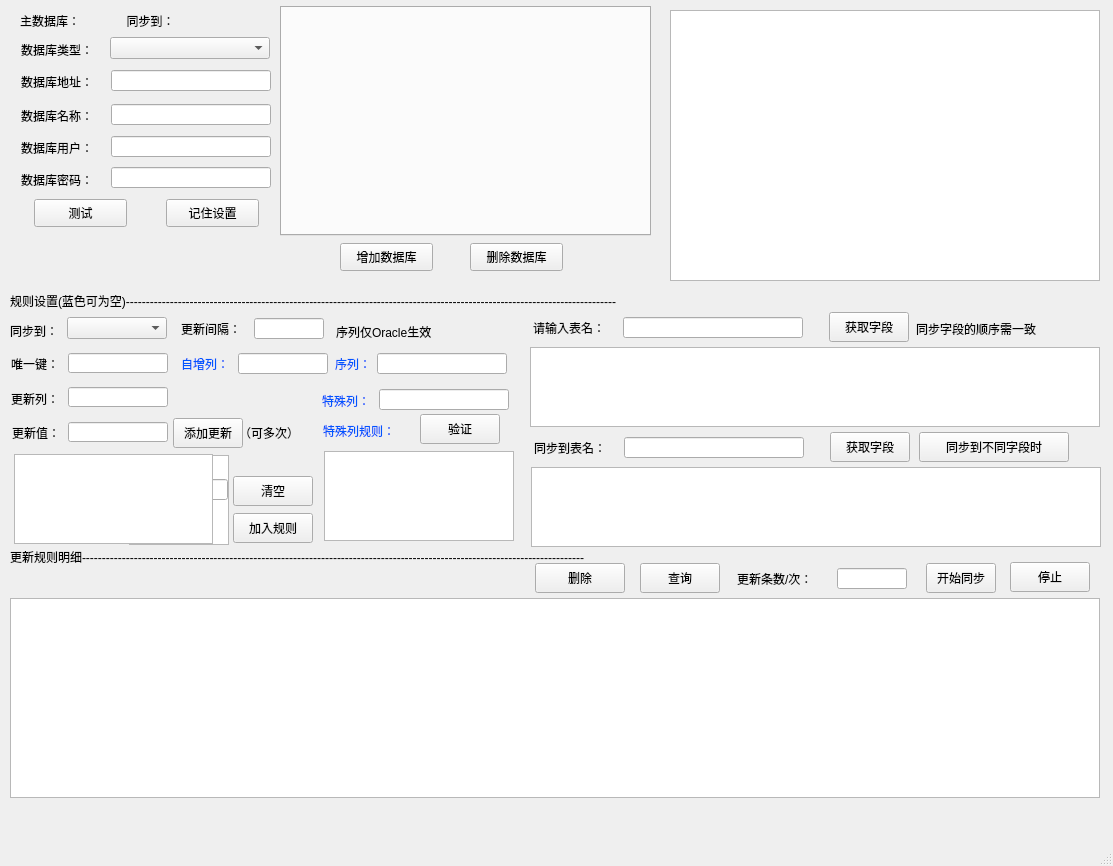
<?xml version="1.0" encoding="UTF-8"?>
<ui version="4.0">
 <class>MainWindow</class>
 <widget class="QMainWindow" name="MainWindow">
  <property name="geometry">
   <rect>
    <x>0</x>
    <y>0</y>
    <width>1113</width>
    <height>866</height>
   </rect>
  </property>
  <property name="sizePolicy">
   <sizepolicy hsizetype="Fixed" vsizetype="Fixed">
    <horstretch>0</horstretch>
    <verstretch>0</verstretch>
   </sizepolicy>
  </property>
  <property name="windowTitle">
   <string>同步V1.0</string>
  </property>
  <widget class="QWidget" name="centralwidget">
   <property name="autoFillBackground">
    <bool>false</bool>
   </property>
   <widget class="QWidget" name="widget" native="true">
    <property name="geometry">
     <rect>
      <x>10</x>
      <y>0</y>
      <width>651</width>
      <height>281</height>
     </rect>
    </property>
    <widget class="QLabel" name="label">
     <property name="geometry">
      <rect>
       <x>11</x>
       <y>39</y>
       <width>85</width>
       <height>21</height>
      </rect>
     </property>
     <property name="text">
      <string>数据库类型：</string>
     </property>
    </widget>
    <widget class="QComboBox" name="cbbDatebase">
     <property name="geometry">
      <rect>
       <x>100</x>
       <y>37</y>
       <width>160</width>
       <height>22</height>
      </rect>
     </property>
    </widget>
    <widget class="QPushButton" name="Btn_Test">
     <property name="geometry">
      <rect>
       <x>24</x>
       <y>199</y>
       <width>93</width>
       <height>28</height>
      </rect>
     </property>
     <property name="text">
      <string>测试</string>
     </property>
    </widget>
    <widget class="QLabel" name="label_2">
     <property name="geometry">
      <rect>
       <x>11</x>
       <y>71</y>
       <width>85</width>
       <height>21</height>
      </rect>
     </property>
     <property name="text">
      <string>数据库地址：</string>
     </property>
    </widget>
    <widget class="QLabel" name="label_3">
     <property name="geometry">
      <rect>
       <x>11</x>
       <y>105</y>
       <width>85</width>
       <height>21</height>
      </rect>
     </property>
     <property name="text">
      <string>数据库名称：</string>
     </property>
    </widget>
    <widget class="QLabel" name="label_4">
     <property name="geometry">
      <rect>
       <x>11</x>
       <y>137</y>
       <width>85</width>
       <height>21</height>
      </rect>
     </property>
     <property name="text">
      <string>数据库用户：</string>
     </property>
    </widget>
    <widget class="QLabel" name="label_5">
     <property name="geometry">
      <rect>
       <x>11</x>
       <y>169</y>
       <width>85</width>
       <height>21</height>
      </rect>
     </property>
     <property name="text">
      <string>数据库密码：</string>
     </property>
    </widget>
    <widget class="QLineEdit" name="ET_ip">
     <property name="geometry">
      <rect>
       <x>101</x>
       <y>70</y>
       <width>160</width>
       <height>21</height>
      </rect>
     </property>
    </widget>
    <widget class="QLineEdit" name="ET_DbName">
     <property name="geometry">
      <rect>
       <x>101</x>
       <y>104</y>
       <width>160</width>
       <height>21</height>
      </rect>
     </property>
    </widget>
    <widget class="QLineEdit" name="ET_User">
     <property name="geometry">
      <rect>
       <x>101</x>
       <y>136</y>
       <width>160</width>
       <height>21</height>
      </rect>
     </property>
    </widget>
    <widget class="QLineEdit" name="ET_PassWord">
     <property name="geometry">
      <rect>
       <x>101</x>
       <y>167</y>
       <width>160</width>
       <height>21</height>
      </rect>
     </property>
     <property name="echoMode">
      <enum>QLineEdit::Password</enum>
     </property>
    </widget>
    <widget class="QPushButton" name="Btn_Save">
     <property name="geometry">
      <rect>
       <x>156</x>
       <y>199</y>
       <width>93</width>
       <height>28</height>
      </rect>
     </property>
     <property name="text">
      <string>记住设置</string>
     </property>
    </widget>
    <widget class="QTabWidget" name="tab_BD">
     <property name="geometry">
      <rect>
       <x>270</x>
       <y>6</y>
       <width>371</width>
       <height>230</height>
      </rect>
     </property>
     <property name="currentIndex">
      <number>-1</number>
     </property>
    </widget>
    <widget class="QLabel" name="label_6">
     <property name="geometry">
      <rect>
       <x>10</x>
       <y>10</y>
       <width>251</width>
       <height>21</height>
      </rect>
     </property>
     <property name="text">
      <string>主数据库：              同步到：</string>
     </property>
    </widget>
    <widget class="QPushButton" name="Btn_AddDB">
     <property name="geometry">
      <rect>
       <x>330</x>
       <y>243</y>
       <width>93</width>
       <height>28</height>
      </rect>
     </property>
     <property name="text">
      <string>增加数据库</string>
     </property>
    </widget>
    <widget class="QPushButton" name="Btn_DelDB">
     <property name="geometry">
      <rect>
       <x>460</x>
       <y>243</y>
       <width>93</width>
       <height>28</height>
      </rect>
     </property>
     <property name="text">
      <string>删除数据库</string>
     </property>
    </widget>
   </widget>
   <widget class="QLabel" name="label_7">
    <property name="geometry">
     <rect>
      <x>10</x>
      <y>290</y>
      <width>1090</width>
      <height>21</height>
     </rect>
    </property>
    <property name="text">
     <string>规则设置(蓝色可为空)---------------------------------------------------------------------------------------------------------------------------</string>
    </property>
   </widget>
   <widget class="QLabel" name="label_8">
    <property name="geometry">
     <rect>
      <x>10</x>
      <y>320</y>
      <width>60</width>
      <height>21</height>
     </rect>
    </property>
    <property name="text">
     <string>同步到：</string>
    </property>
   </widget>
   <widget class="QComboBox" name="cbbDbInfoList">
    <property name="geometry">
     <rect>
      <x>67</x>
      <y>317</y>
      <width>100</width>
      <height>22</height>
     </rect>
    </property>
   </widget>
   <widget class="QLabel" name="label_9">
    <property name="geometry">
     <rect>
      <x>533</x>
      <y>317</y>
      <width>91</width>
      <height>21</height>
     </rect>
    </property>
    <property name="text">
     <string>请输入表名：</string>
    </property>
   </widget>
   <widget class="QLineEdit" name="ET_table">
    <property name="geometry">
     <rect>
      <x>623</x>
      <y>317</y>
      <width>180</width>
      <height>21</height>
     </rect>
    </property>
   </widget>
   <widget class="QLabel" name="label_10">
    <property name="geometry">
     <rect>
      <x>11</x>
      <y>388</y>
      <width>61</width>
      <height>21</height>
     </rect>
    </property>
    <property name="text">
     <string>更新列：</string>
    </property>
   </widget>
   <widget class="QComboBox" name="cbbTransfield">
    <property name="geometry">
     <rect>
      <x>550</x>
      <y>380</y>
      <width>160</width>
      <height>21</height>
     </rect>
    </property>
   </widget>
   <widget class="QTextEdit" name="ET_SQL">
    <property name="geometry">
     <rect>
      <x>129</x>
      <y>455</y>
      <width>100</width>
      <height>90</height>
     </rect>
    </property>
    <property name="html">
     <string>&lt;!DOCTYPE HTML PUBLIC &quot;-//W3C//DTD HTML 4.0//EN&quot; &quot;http://www.w3.org/TR/REC-html40/strict.dtd&quot;&gt;
&lt;html&gt;&lt;head&gt;&lt;meta name=&quot;qrichtext&quot; content=&quot;1&quot; /&gt;&lt;style type=&quot;text/css&quot;&gt;
p, li { white-space: pre-wrap; }
&lt;/style&gt;&lt;/head&gt;&lt;body style=&quot; font-family:'SimSun'; font-size:9pt; font-weight:400; font-style:normal;&quot;&gt;
&lt;p style=&quot;-qt-paragraph-type:empty; margin-top:0px; margin-bottom:0px; margin-left:0px; margin-right:0px; -qt-block-indent:0; text-indent:0px;&quot;&gt;&lt;br /&gt;&lt;/p&gt;&lt;/body&gt;&lt;/html&gt;</string>
    </property>
   </widget>
   <widget class="QLineEdit" name="ET_UpdateName">
    <property name="geometry">
     <rect>
      <x>68</x>
      <y>387</y>
      <width>100</width>
      <height>20</height>
     </rect>
    </property>
   </widget>
   <widget class="QPushButton" name="btn_AddSQL">
    <property name="geometry">
     <rect>
      <x>173</x>
      <y>418</y>
      <width>70</width>
      <height>30</height>
     </rect>
    </property>
    <property name="text">
     <string>添加更新</string>
    </property>
   </widget>
   <widget class="QTextEdit" name="ET_operatorText">
    <property name="geometry">
     <rect>
      <x>670</x>
      <y>10</y>
      <width>430</width>
      <height>271</height>
     </rect>
    </property>
   </widget>
   <widget class="QLabel" name="label_11">
    <property name="geometry">
     <rect>
      <x>12</x>
      <y>422</y>
      <width>60</width>
      <height>21</height>
     </rect>
    </property>
    <property name="text">
     <string>更新值：</string>
    </property>
   </widget>
   <widget class="QLineEdit" name="ET_UpdateValue">
    <property name="geometry">
     <rect>
      <x>68</x>
      <y>422</y>
      <width>100</width>
      <height>20</height>
     </rect>
    </property>
   </widget>
   <widget class="QLabel" name="label_12">
    <property name="geometry">
     <rect>
      <x>10</x>
      <y>546</y>
      <width>1100</width>
      <height>21</height>
     </rect>
    </property>
    <property name="text">
     <string>更新规则明细------------------------------------------------------------------------------------------------------------------------------</string>
    </property>
   </widget>
   <widget class="QPushButton" name="btn_AddRule">
    <property name="geometry">
     <rect>
      <x>233</x>
      <y>513</y>
      <width>80</width>
      <height>30</height>
     </rect>
    </property>
    <property name="text">
     <string>加入规则</string>
    </property>
   </widget>
   <widget class="QLabel" name="label_13">
    <property name="geometry">
     <rect>
      <x>11</x>
      <y>353</y>
      <width>60</width>
      <height>21</height>
     </rect>
    </property>
    <property name="text">
     <string>唯一键：</string>
    </property>
   </widget>
   <widget class="QLineEdit" name="ET_Key">
    <property name="geometry">
     <rect>
      <x>68</x>
      <y>353</y>
      <width>100</width>
      <height>20</height>
     </rect>
    </property>
   </widget>
   <widget class="QLineEdit" name="ET_Where">
    <property name="geometry">
     <rect>
      <x>28</x>
      <y>479</y>
      <width>200</width>
      <height>21</height>
     </rect>
    </property>
   </widget>
   <widget class="QPushButton" name="btn_Clear">
    <property name="geometry">
     <rect>
      <x>233</x>
      <y>476</y>
      <width>80</width>
      <height>30</height>
     </rect>
    </property>
    <property name="text">
     <string>清空</string>
    </property>
   </widget>
   <widget class="QTextEdit" name="ET_showUpdate">
    <property name="geometry">
     <rect>
      <x>14</x>
      <y>454</y>
      <width>199</width>
      <height>90</height>
     </rect>
    </property>
    <property name="html">
     <string>&lt;!DOCTYPE HTML PUBLIC &quot;-//W3C//DTD HTML 4.0//EN&quot; &quot;http://www.w3.org/TR/REC-html40/strict.dtd&quot;&gt;
&lt;html&gt;&lt;head&gt;&lt;meta name=&quot;qrichtext&quot; content=&quot;1&quot; /&gt;&lt;style type=&quot;text/css&quot;&gt;
p, li { white-space: pre-wrap; }
&lt;/style&gt;&lt;/head&gt;&lt;body style=&quot; font-family:'SimSun'; font-size:9pt; font-weight:400; font-style:normal;&quot;&gt;
&lt;p style=&quot;-qt-paragraph-type:empty; margin-top:0px; margin-bottom:0px; margin-left:0px; margin-right:0px; -qt-block-indent:0; text-indent:0px;&quot;&gt;&lt;br /&gt;&lt;/p&gt;&lt;/body&gt;&lt;/html&gt;</string>
    </property>
   </widget>
   <widget class="QLabel" name="label_14">
    <property name="geometry">
     <rect>
      <x>181</x>
      <y>318</y>
      <width>71</width>
      <height>21</height>
     </rect>
    </property>
    <property name="text">
     <string>更新间隔：</string>
    </property>
   </widget>
   <widget class="QLineEdit" name="ET_SleepTime">
    <property name="geometry">
     <rect>
      <x>254</x>
      <y>318</y>
      <width>70</width>
      <height>21</height>
     </rect>
    </property>
   </widget>
   <widget class="QTableWidget" name="TableRule">
    <property name="geometry">
     <rect>
      <x>10</x>
      <y>598</y>
      <width>1090</width>
      <height>200</height>
     </rect>
    </property>
   </widget>
   <widget class="QPushButton" name="btn_QryRule">
    <property name="geometry">
     <rect>
      <x>640</x>
      <y>563</y>
      <width>80</width>
      <height>30</height>
     </rect>
    </property>
    <property name="text">
     <string>查询</string>
    </property>
   </widget>
   <widget class="QPushButton" name="btn_Delete">
    <property name="geometry">
     <rect>
      <x>535</x>
      <y>563</y>
      <width>90</width>
      <height>30</height>
     </rect>
    </property>
    <property name="text">
     <string>删除</string>
    </property>
   </widget>
   <widget class="QPushButton" name="btn_GetColName">
    <property name="geometry">
     <rect>
      <x>829</x>
      <y>312</y>
      <width>80</width>
      <height>30</height>
     </rect>
    </property>
    <property name="text">
     <string>获取字段</string>
    </property>
   </widget>
   <widget class="QTextEdit" name="ET_ColName">
    <property name="geometry">
     <rect>
      <x>530</x>
      <y>347</y>
      <width>570</width>
      <height>80</height>
     </rect>
    </property>
    <property name="html">
     <string>&lt;!DOCTYPE HTML PUBLIC &quot;-//W3C//DTD HTML 4.0//EN&quot; &quot;http://www.w3.org/TR/REC-html40/strict.dtd&quot;&gt;
&lt;html&gt;&lt;head&gt;&lt;meta name=&quot;qrichtext&quot; content=&quot;1&quot; /&gt;&lt;style type=&quot;text/css&quot;&gt;
p, li { white-space: pre-wrap; }
&lt;/style&gt;&lt;/head&gt;&lt;body style=&quot; font-family:'SimSun'; font-size:9pt; font-weight:400; font-style:normal;&quot;&gt;
&lt;p style=&quot;-qt-paragraph-type:empty; margin-top:0px; margin-bottom:0px; margin-left:0px; margin-right:0px; -qt-block-indent:0; text-indent:0px;&quot;&gt;&lt;br /&gt;&lt;/p&gt;&lt;/body&gt;&lt;/html&gt;</string>
    </property>
   </widget>
   <widget class="QLabel" name="label_16">
    <property name="geometry">
     <rect>
      <x>916</x>
      <y>318</y>
      <width>150</width>
      <height>21</height>
     </rect>
    </property>
    <property name="text">
     <string>同步字段的顺序需一致</string>
    </property>
   </widget>
   <widget class="QPushButton" name="btn_GetColName_Tag">
    <property name="geometry">
     <rect>
      <x>830</x>
      <y>432</y>
      <width>80</width>
      <height>30</height>
     </rect>
    </property>
    <property name="text">
     <string>获取字段</string>
    </property>
   </widget>
   <widget class="QLineEdit" name="ET_table_Tag">
    <property name="geometry">
     <rect>
      <x>624</x>
      <y>437</y>
      <width>180</width>
      <height>21</height>
     </rect>
    </property>
   </widget>
   <widget class="QTextEdit" name="ET_ColName_Tag">
    <property name="geometry">
     <rect>
      <x>531</x>
      <y>467</y>
      <width>570</width>
      <height>80</height>
     </rect>
    </property>
    <property name="html">
     <string>&lt;!DOCTYPE HTML PUBLIC &quot;-//W3C//DTD HTML 4.0//EN&quot; &quot;http://www.w3.org/TR/REC-html40/strict.dtd&quot;&gt;
&lt;html&gt;&lt;head&gt;&lt;meta name=&quot;qrichtext&quot; content=&quot;1&quot; /&gt;&lt;style type=&quot;text/css&quot;&gt;
p, li { white-space: pre-wrap; }
&lt;/style&gt;&lt;/head&gt;&lt;body style=&quot; font-family:'SimSun'; font-size:9pt; font-weight:400; font-style:normal;&quot;&gt;
&lt;p style=&quot;-qt-paragraph-type:empty; margin-top:0px; margin-bottom:0px; margin-left:0px; margin-right:0px; -qt-block-indent:0; text-indent:0px;&quot;&gt;&lt;br /&gt;&lt;/p&gt;&lt;/body&gt;&lt;/html&gt;</string>
    </property>
   </widget>
   <widget class="QLabel" name="label_17">
    <property name="geometry">
     <rect>
      <x>534</x>
      <y>437</y>
      <width>91</width>
      <height>21</height>
     </rect>
    </property>
    <property name="text">
     <string>同步到表名：</string>
    </property>
   </widget>
   <widget class="QLabel" name="label_18">
    <property name="geometry">
     <rect>
      <x>239</x>
      <y>422</y>
      <width>70</width>
      <height>21</height>
     </rect>
    </property>
    <property name="text">
     <string>（可多次）</string>
    </property>
   </widget>
   <widget class="QPushButton" name="btn_ChangeCols">
    <property name="geometry">
     <rect>
      <x>919</x>
      <y>432</y>
      <width>150</width>
      <height>30</height>
     </rect>
    </property>
    <property name="text">
     <string>同步到不同字段时</string>
    </property>
   </widget>
   <widget class="QPushButton" name="btn_TransStart">
    <property name="geometry">
     <rect>
      <x>926</x>
      <y>563</y>
      <width>70</width>
      <height>30</height>
     </rect>
    </property>
    <property name="text">
     <string>开始同步</string>
    </property>
   </widget>
   <widget class="QLabel" name="label_15">
    <property name="geometry">
     <rect>
      <x>181</x>
      <y>353</y>
      <width>60</width>
      <height>21</height>
     </rect>
    </property>
    <property name="styleSheet">
     <string notr="true">color: rgb(0, 85, 255);</string>
    </property>
    <property name="text">
     <string>自增列：</string>
    </property>
   </widget>
   <widget class="QLineEdit" name="ET_autoCol">
    <property name="geometry">
     <rect>
      <x>238</x>
      <y>353</y>
      <width>90</width>
      <height>21</height>
     </rect>
    </property>
   </widget>
   <widget class="QLabel" name="label_19">
    <property name="geometry">
     <rect>
      <x>335</x>
      <y>353</y>
      <width>40</width>
      <height>21</height>
     </rect>
    </property>
    <property name="styleSheet">
     <string notr="true">color: rgb(0, 85, 255);</string>
    </property>
    <property name="text">
     <string>序列：</string>
    </property>
   </widget>
   <widget class="QLabel" name="label_20">
    <property name="geometry">
     <rect>
      <x>336</x>
      <y>321</y>
      <width>150</width>
      <height>21</height>
     </rect>
    </property>
    <property name="text">
     <string>序列仅Oracle生效</string>
    </property>
   </widget>
   <widget class="QLineEdit" name="ET_seq">
    <property name="geometry">
     <rect>
      <x>377</x>
      <y>353</y>
      <width>130</width>
      <height>21</height>
     </rect>
    </property>
   </widget>
   <widget class="QLabel" name="label_21">
    <property name="geometry">
     <rect>
      <x>322</x>
      <y>390</y>
      <width>60</width>
      <height>21</height>
     </rect>
    </property>
    <property name="styleSheet">
     <string notr="true">color: rgb(0, 85, 255);</string>
    </property>
    <property name="text">
     <string>特殊列：</string>
    </property>
   </widget>
   <widget class="QLineEdit" name="ET_SpecialCol">
    <property name="geometry">
     <rect>
      <x>379</x>
      <y>389</y>
      <width>130</width>
      <height>21</height>
     </rect>
    </property>
   </widget>
   <widget class="QLabel" name="label_22">
    <property name="geometry">
     <rect>
      <x>323</x>
      <y>420</y>
      <width>91</width>
      <height>21</height>
     </rect>
    </property>
    <property name="styleSheet">
     <string notr="true">color: rgb(0, 85, 255);</string>
    </property>
    <property name="text">
     <string>特殊列规则：</string>
    </property>
   </widget>
   <widget class="QTextEdit" name="ET_SpecialRule">
    <property name="geometry">
     <rect>
      <x>324</x>
      <y>451</y>
      <width>190</width>
      <height>90</height>
     </rect>
    </property>
    <property name="html">
     <string>&lt;!DOCTYPE HTML PUBLIC &quot;-//W3C//DTD HTML 4.0//EN&quot; &quot;http://www.w3.org/TR/REC-html40/strict.dtd&quot;&gt;
&lt;html&gt;&lt;head&gt;&lt;meta name=&quot;qrichtext&quot; content=&quot;1&quot; /&gt;&lt;style type=&quot;text/css&quot;&gt;
p, li { white-space: pre-wrap; }
&lt;/style&gt;&lt;/head&gt;&lt;body style=&quot; font-family:'SimSun'; font-size:9pt; font-weight:400; font-style:normal;&quot;&gt;
&lt;p style=&quot;-qt-paragraph-type:empty; margin-top:0px; margin-bottom:0px; margin-left:0px; margin-right:0px; -qt-block-indent:0; text-indent:0px;&quot;&gt;&lt;br /&gt;&lt;/p&gt;&lt;/body&gt;&lt;/html&gt;</string>
    </property>
   </widget>
   <widget class="QPushButton" name="btn_Check">
    <property name="geometry">
     <rect>
      <x>420</x>
      <y>414</y>
      <width>80</width>
      <height>30</height>
     </rect>
    </property>
    <property name="text">
     <string>验证</string>
    </property>
   </widget>
   <widget class="QPushButton" name="btn_TransStop">
    <property name="geometry">
     <rect>
      <x>1010</x>
      <y>562</y>
      <width>80</width>
      <height>30</height>
     </rect>
    </property>
    <property name="text">
     <string>停止</string>
    </property>
   </widget>
   <widget class="QLabel" name="label_23">
    <property name="geometry">
     <rect>
      <x>737</x>
      <y>568</y>
      <width>100</width>
      <height>21</height>
     </rect>
    </property>
    <property name="text">
     <string>更新条数/次：</string>
    </property>
   </widget>
   <widget class="QLineEdit" name="ET_nRecrod">
    <property name="geometry">
     <rect>
      <x>837</x>
      <y>568</y>
      <width>70</width>
      <height>21</height>
     </rect>
    </property>
   </widget>
  </widget>
  <widget class="QMenuBar" name="menubar">
   <property name="geometry">
    <rect>
     <x>0</x>
     <y>0</y>
     <width>1113</width>
     <height>26</height>
    </rect>
   </property>
  </widget>
  <widget class="QStatusBar" name="statusbar"/>
 </widget>
 <resources/>
 <connections/>
</ui>
